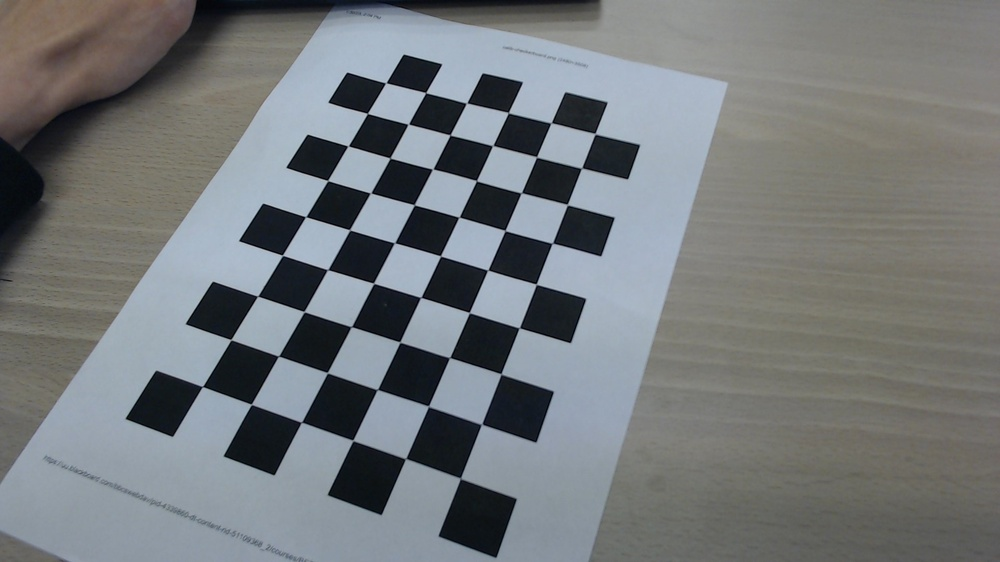
#> input picture ass1/images/01.jpg, 1000 x 562 px, shrunk from 1920 x 1080 before the run; its folder holds only this picture in this run
$ jupyter execute --allow-errors main.ipynb
#> lines starting #> are read from the running program, lines starting #| are printed output that depends on the picture; after the words box and inside, x2 and y2 are one past the last pixel; in counts of white or black regions, pixels touching at a corner belong together
### ass1/config.py
import yaml
from pathlib import Path

config_dir = Path(__file__).parent
config_path = config_dir / "config.yml"

class Config(object):
    def __new__(cls):
        if not hasattr(cls, 'instance'):
            cls.instance = super(Config, cls).__new__(cls)
            cls.instance.load()
        return cls.instance


    def load(self):
        with open(config_path, "r") as f:
            self._config = yaml.safe_load(f)


    def save(self, config):
        with open(config_path, "w") as f:
            yaml.dump(config, f)

    # Get nested values from the config, for example get("database", "host")
    # [5 lines left out: function get, not called in this run]


    def set(self, key, value):
        self._config[key] = value
        self.save(self._config)

### ass1/main.ipynb
[cell 1]
import numpy as np
import cv2 as cv
import glob
import matplotlib.pyplot as plt

[cell 2]
CELL_LENGTH = 21.34
ROWS = 9
COLS = 6

manual_corners = []

[cell 3]
# [9 lines left out: function click_event, not called in this run]

[cell 4]
# [27 lines left out: function get_corners_manually, not called in this run]

[cell 5]
# [25 lines left out: function draw_world_axis, not called in this run]

[cell 6]
# [43 lines left out: function interpolate_chessboard_corners, not called in this run]

[cell 7]
criteria = (cv.TERM_CRITERIA_EPS + cv.TERM_CRITERIA_MAX_ITER, 30, 0.001)
# prepare object points, like (0,0,0), (1,0,0), (2,0,0) ....,(6,5,0)
objp = np.zeros((COLS * ROWS, 3), np.float32)
objp[:,:2] = np.mgrid[0:ROWS,0:COLS].T.reshape(-1,2) * CELL_LENGTH
# Arrays to store object points and image points from all the images.
objpoints = [] # 3d point in real world space
imgpoints = [] # 2d points in image plane.
# read images from folder relative to the main.py file
images = glob.glob('images/*.jpg')
print(len(images))
img_counter = 0
for fname in images:
    img = cv.imread(fname)
#> img is the input picture: shape (562, 1000, 3); mean B, G, R 122.2, 120.2, 116.1
    gray = cv.cvtColor(img, cv.COLOR_BGR2GRAY)
    # Find the chess board corners
    ret, corners = cv.findChessboardCorners(gray, (ROWS, COLS), None)
#> ret = True; corners = 54 rows, first 8: [202.5, 386.5], [230.8, 339.6], [257.6, 296.2], [282.5, 255.4], [305.6, 216.7], [327.7, 180.5], [348, 146], [367.4, 113.4]
    # If found, add object points, image points (after refining them)
    if ret == True:
        objpoints.append(objp)
        corners2 = cv.cornerSubPix(gray, corners, (11,11), (-1,-1), criteria)
#> corners2 = 54 rows, first 8: [202.5, 386.5], [230.9, 339.7], [257.7, 296.2], [282.5, 255.3], [305.7, 216.7], [327.6, 180.5], [348.1, 146], [367.4, 113.4]
        imgpoints.append(corners2)
        # Draw and display the corners
        cv.drawChessboardCorners(img, (ROWS, COLS), corners2, ret)
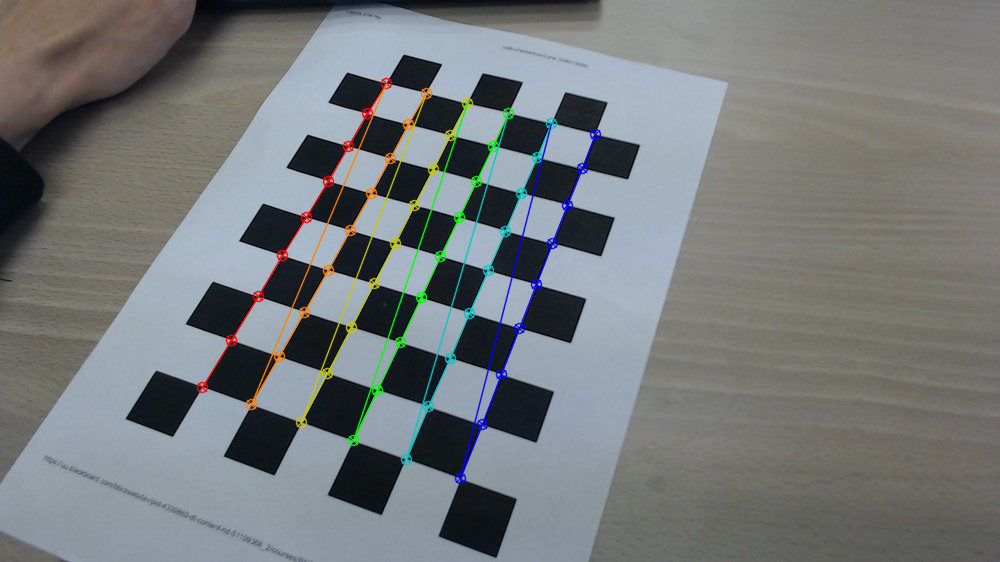
#> img: shape (562, 1000, 3); 2.73% of pixels changed, all inside (x1, y1, x2, y2) = (196, 77, 602, 485)
        # [5 lines of commented-out code are left out]
    else:
        manual_corners = get_corners_manually(img)
        #gray = cv.cvtColor(img, cv.COLOR_BGR2GRAY)
        objpoints.append(objp)
        corners2 = cv.cornerSubPix(gray, manual_corners, (11,11), (-1,-1), criteria)
        imgpoints.append(corners2)
        # Draw and display the corners
        cv.drawChessboardCorners(img, (ROWS, COLS), corners2, True)
        plt.figure(figsize = (20,15))
        cv.imshow('img', img)
        cv.waitKey(0)
    cv.destroyAllWindows()

    img_counter += 1
    print(img_counter)

[cell 8]
# cv.destroyAllWindows()
ret, mtx, dist, rvecs, tvecs = cv.calibrateCamera(objpoints, imgpoints, gray.shape[::-1], None, None)
#> ret = 0.254; mtx = [[933.9, 0, 475.5], [0, 1050.4, 256.4], [0, 0, 1]]; dist = [[0.144, -0.125, -0.0204, -0.00099, -3.54]]; rvecs = ([-0.663, -0.4, -1.17],); tvecs = ([-105, 45.33, 361.2],)
img = cv.imread('ass1/images/00.jpg')
#> (the rest of this cell did not finish here and is left out)


$ run again, on ass1/images/05.jpg
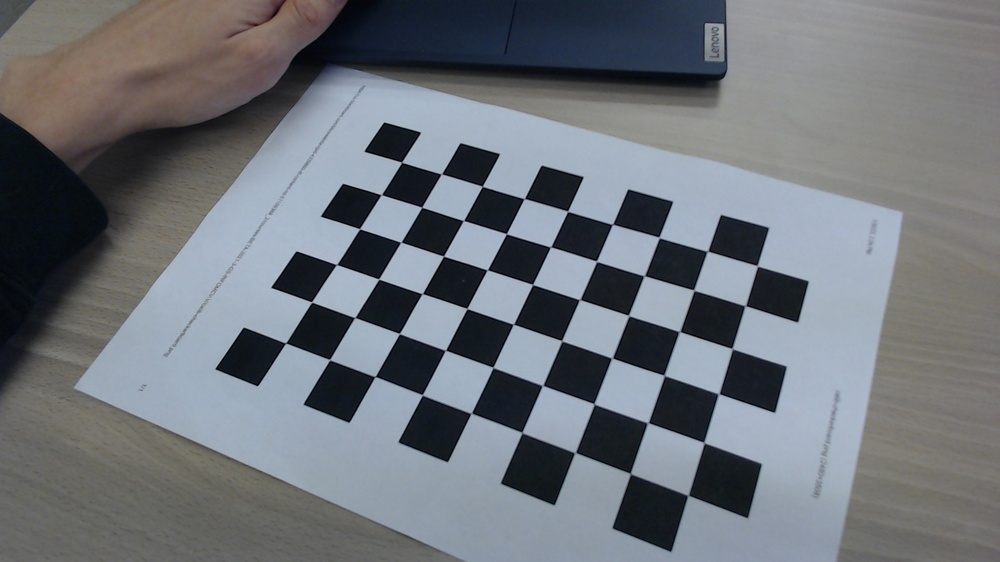
#> input picture ass1/images/05.jpg, 1000 x 562 px, shrunk from 1920 x 1080 before the run
#> img is the input picture: shape (562, 1000, 3); mean B, G, R 120.5, 114.8, 110.1
#> `gray = cv.cvtColor(img, cv.COLOR_BGR2GRAY)`:
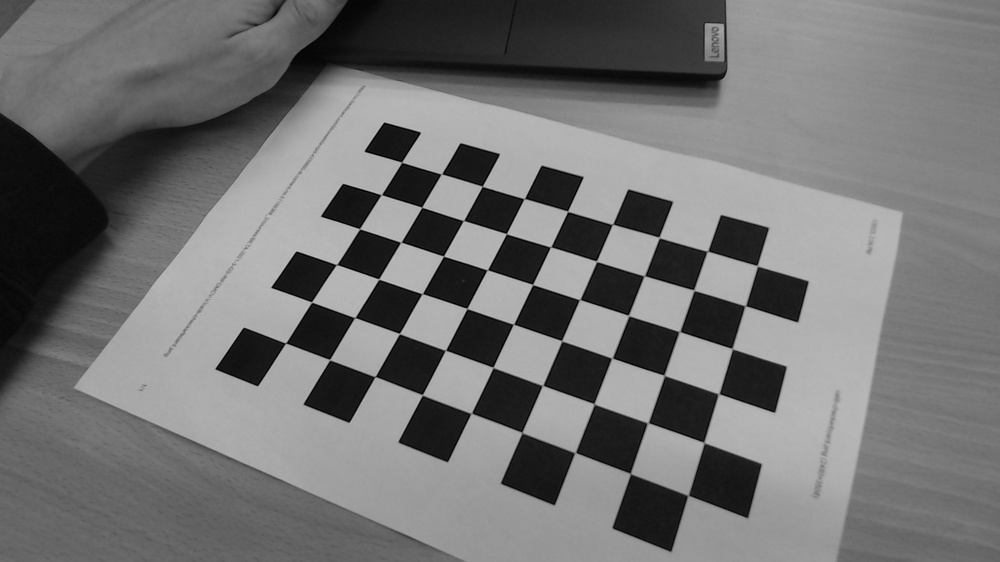
#> gray: shape (562, 1000); min 1, max 193, mean 114
#> `ret, corners = cv.findChessboardCorners(gray, (ROWS, COLS), None)`: ret = True; corners = 54 rows, first 8: [401.6, 162.2], [441.5, 173.9], [482.3, 186.3], [524.2, 198.6], [567.6, 211.4], [612.5, 224.4], [659.1, 237.4], [707.7, 251]
#> corners2 = 54 rows, first 8: [401.6, 162.2], [441.4, 174], [482.2, 186.3], [524.3, 198.6], [567.6, 211.2], [612.5, 224.4], [659.1, 237.5], [707.4, 251.2]
#> `cv.drawChessboardCorners(img, (ROWS, COLS), corners2, ret)`:
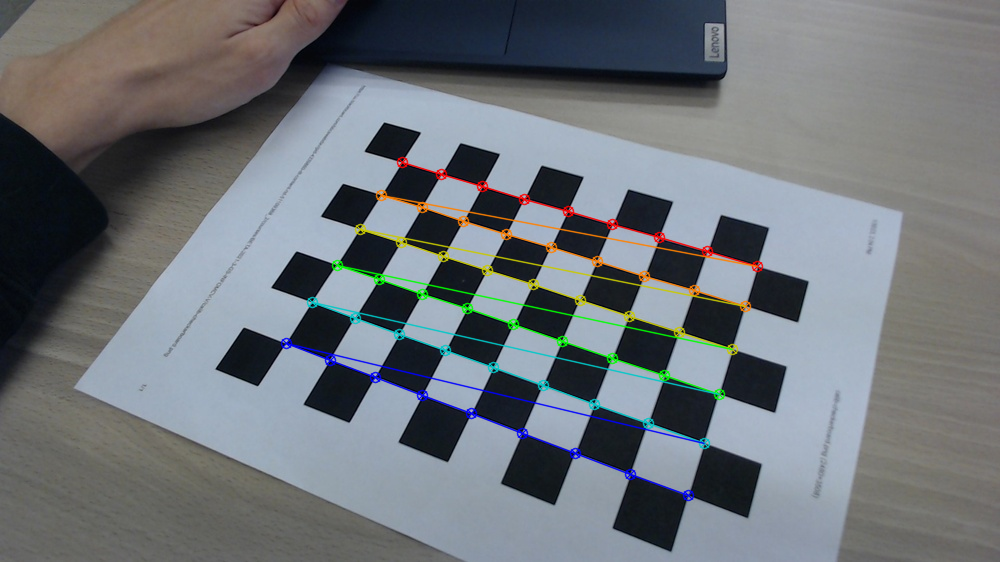
#> img: shape (562, 1000, 3); 3.01% of pixels changed, all inside (x1, y1, x2, y2) = (280, 156, 764, 502)
#> `ret, mtx, dist, rvecs, tvecs = cv.calibrateCamera(objpoints, imgpoints..`: ret = 0.244; mtx = [[666.4, 0, 513.4], [0, 635, 281.5], [0, 0, 1]]; dist = [[0.182, -1.5, -0.00679, 0.00307, 4.37]]; rvecs = ([-0.488, 0.152, 0.373],); tvecs = ([-53.96, -60.18, 324.7],)

$ run again, on ass1/images/06.jpg
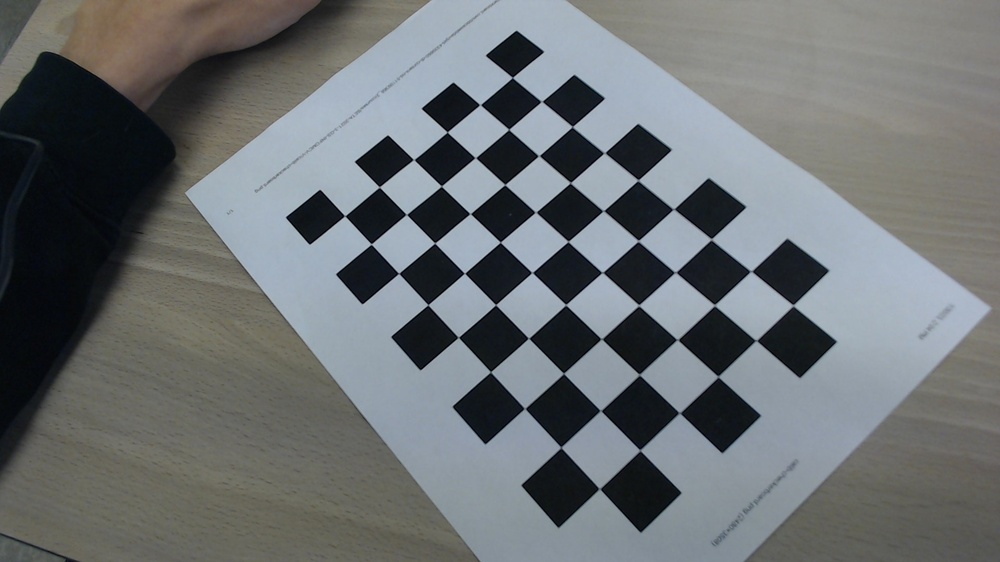
#> input picture ass1/images/06.jpg, 1000 x 562 px, shrunk from 1920 x 1080 before the run
#> img is the input picture: shape (562, 1000, 3); mean B, G, R 113.4, 111.5, 107.3
#> `ret, corners = cv.findChessboardCorners(gray, (ROWS, COLS), None)`: ret = True; corners = 54 rows, first 8: [512.4, 77.44], [541.5, 101.4], [572.3, 126.6], [604.5, 152.7], [638.1, 180.1], [673.5, 209], [711.4, 238.9], [751, 271]
#> corners2 = 54 rows, first 8: [512.4, 77.51], [541.6, 101.5], [572.3, 126.7], [604.4, 152.8], [638.1, 180.3], [673.6, 209.1], [711.3, 239.3], [751.1, 271.3]
#> `cv.drawChessboardCorners(img, (ROWS, COLS), corners2, ret)`:
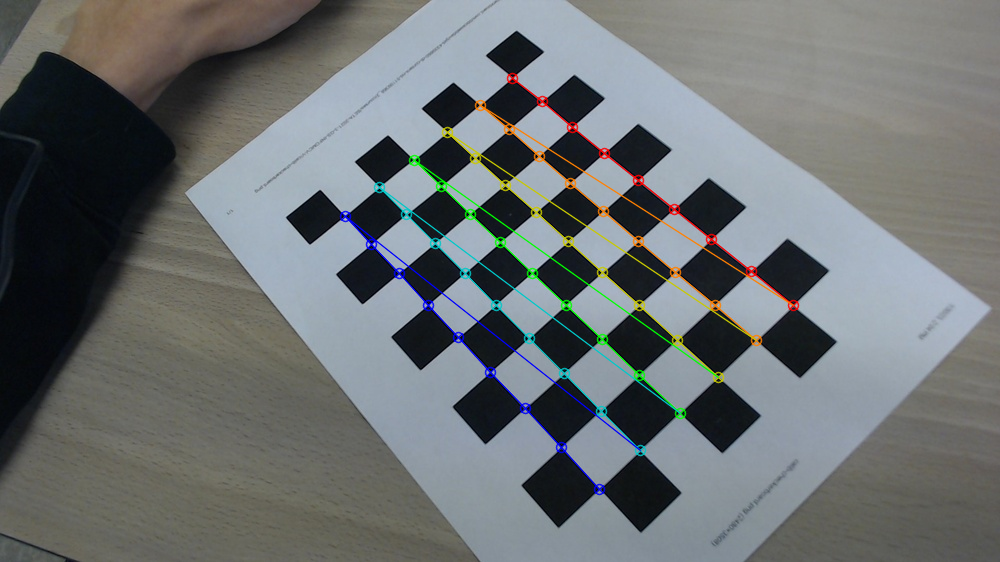
#> img: shape (562, 1000, 3); 2.48% of pixels changed, all inside (x1, y1, x2, y2) = (339, 72, 800, 496)
#> `ret, mtx, dist, rvecs, tvecs = cv.calibrateCamera(objpoints, imgpoints..`: ret = 0.214; mtx = [[812.8, 0, 472.2], [0, 815.4, 261.9], [0, 0, 1]]; dist = [[0.153, -0.655, -0.00738, -0.00492, 0.966]]; rvecs = ([-0.353, 0.367, 0.807],); tvecs = ([19.95, -89.99, 403],)

$ run again, on ass1/images/07.jpg
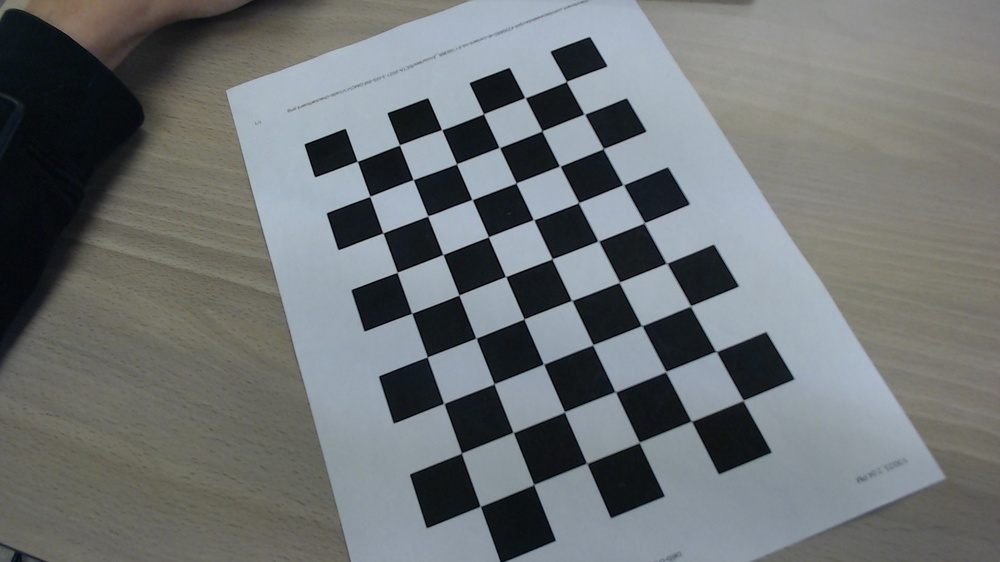
#> input picture ass1/images/07.jpg, 1000 x 562 px, shrunk from 1920 x 1080 before the run
#> img is the input picture: shape (562, 1000, 3); mean B, G, R 115.5, 114.5, 110.2
#> `ret, corners = cv.findChessboardCorners(gray, (ROWS, COLS), None)`: ret = True; corners = 54 rows, first 8: [566.5, 81.36], [584.2, 113.9], [603.4, 148.4], [623.1, 184.6], [644.4, 222.5], [666.4, 263.2], [690.7, 305.7], [716.2, 351.5]
#> corners2 = 54 rows, first 8: [566.4, 81.47], [584.4, 114.1], [603.3, 148.6], [623.2, 184.7], [644.3, 222.8], [666.5, 263.3], [690.5, 306], [716, 351.5]
#> `cv.drawChessboardCorners(img, (ROWS, COLS), corners2, ret)`:
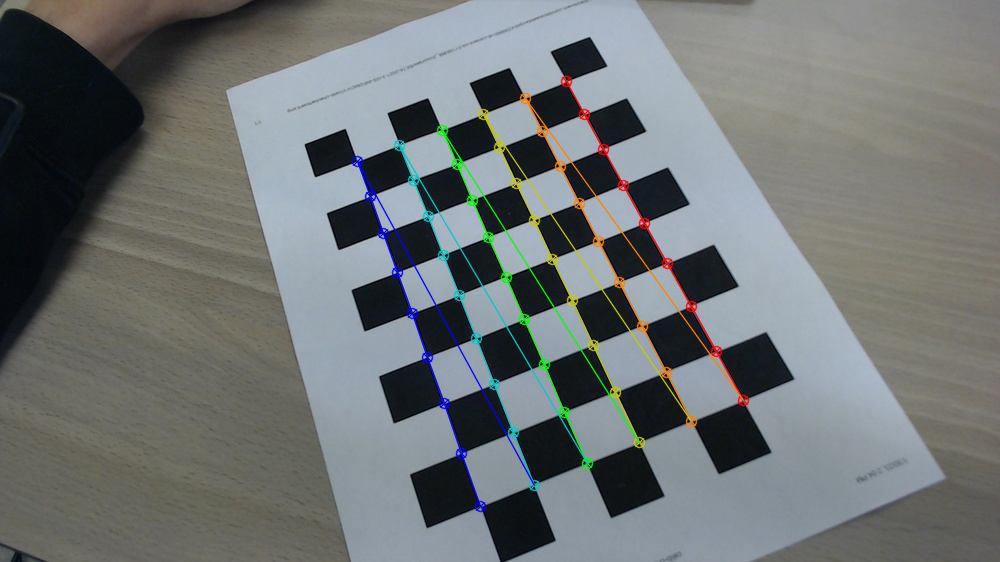
#> img: shape (562, 1000, 3); 2.69% of pixels changed, all inside (x1, y1, x2, y2) = (351, 75, 750, 513)
#> `ret, mtx, dist, rvecs, tvecs = cv.calibrateCamera(objpoints, imgpoints..`: ret = 0.231; mtx = [[710.6, 0, 482.6], [0, 715.9, 313.7], [0, 0, 1]]; dist = [[-0.0933, 2.32, -0.0049, -0.00645, -9.96]]; rvecs = ([-0.304, 0.366, 1.17],); tvecs = ([40.34, -109.8, 341.8],)

$ run again, on ass1/images/02.jpg
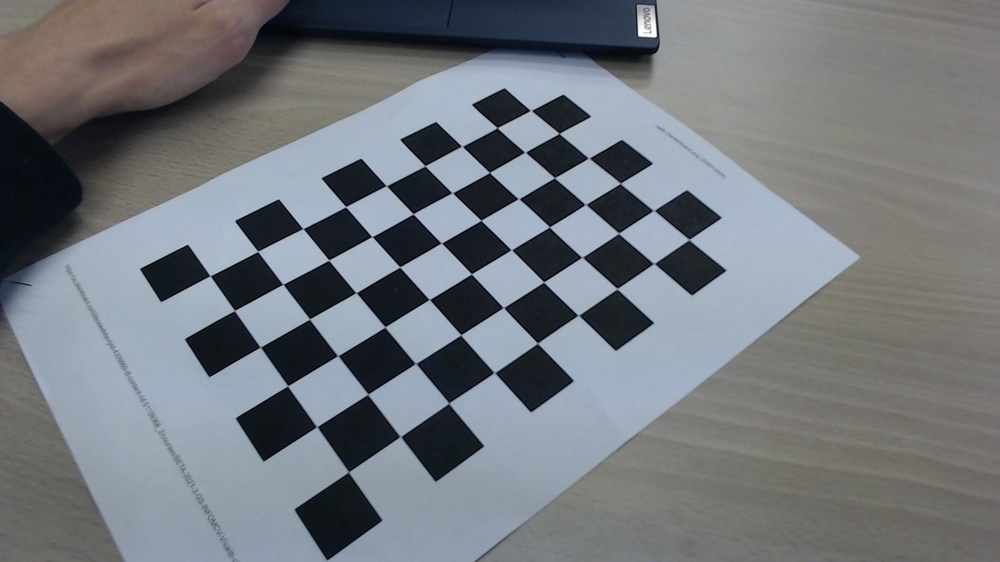
#> input picture ass1/images/02.jpg, 1000 x 562 px, shrunk from 1920 x 1080 before the run
#> img is the input picture: shape (562, 1000, 3); mean B, G, R 124.9, 119.8, 115
#> `gray = cv.cvtColor(img, cv.COLOR_BGR2GRAY)`:
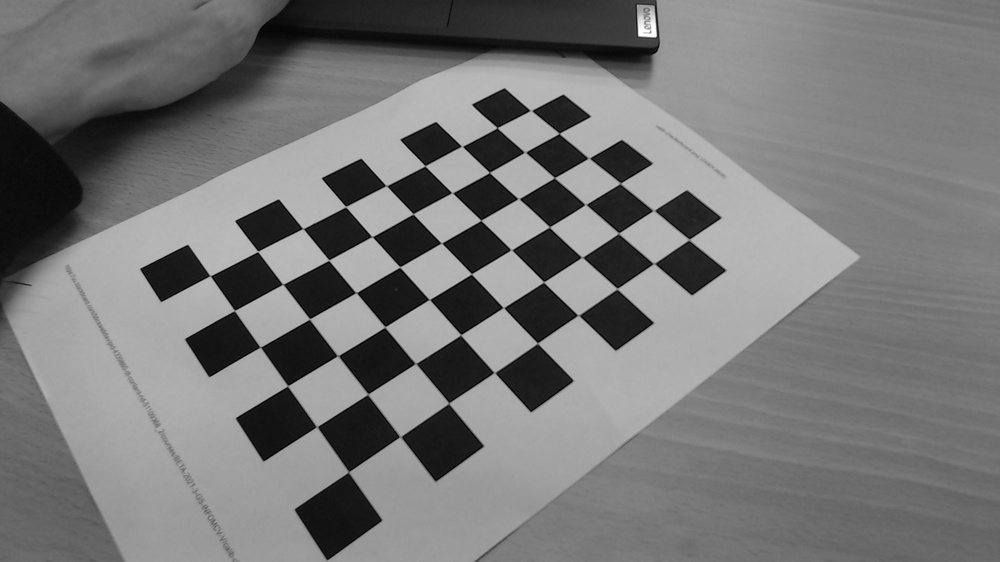
#> gray: shape (562, 1000); min 0, max 255, mean 118.9
#> `ret, corners = cv.findChessboardCorners(gray, (ROWS, COLS), None)`: ret = True; corners = 54 rows, first 8: [210.1, 275.7], [257.7, 251.4], [303, 228.5], [345.7, 206.6], [386.5, 185.7], [425, 165.7], [462.1, 146.4], [497.2, 127.6]
#> corners2 = 54 rows, first 8: [210.1, 275.8], [257.7, 251.4], [302.9, 228.6], [345.7, 206.7], [386.3, 185.7], [425, 165.8], [461.9, 146.3], [497.2, 127.7]
#> `cv.drawChessboardCorners(img, (ROWS, COLS), corners2, ret)`:
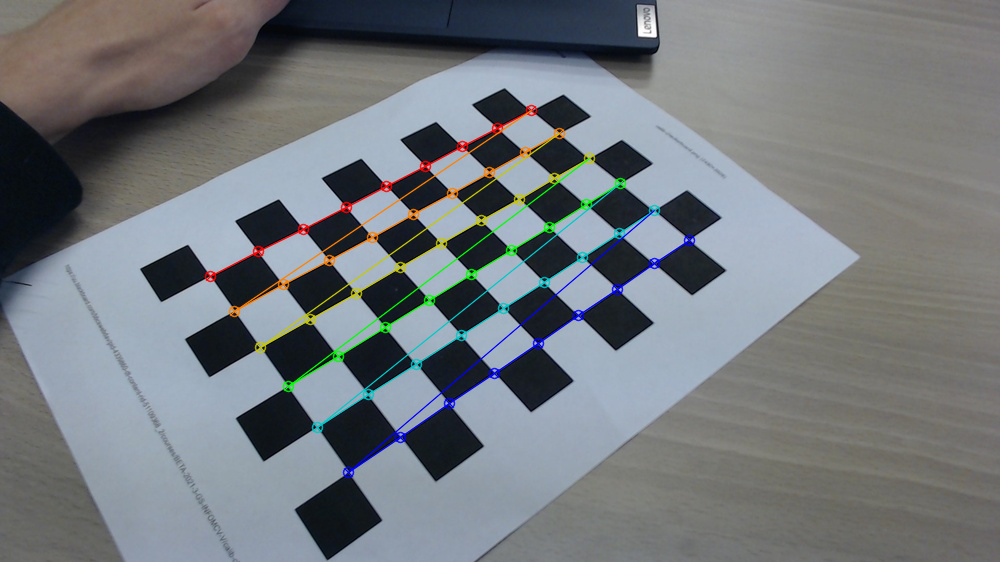
#> img: shape (562, 1000, 3); 2.64% of pixels changed, all inside (x1, y1, x2, y2) = (204, 104, 696, 479)
#> `ret, mtx, dist, rvecs, tvecs = cv.calibrateCamera(objpoints, imgpoints..`: ret = 0.304; mtx = [[852.9, 0, 532.8], [0, 976.4, 305.1], [0, 0, 1]]; dist = [[0.0586, 0.412, -0.0137, 0.0146, -2.03]]; rvecs = ([-0.735, -0.302, -0.647],); tvecs = ([-132, -9.57, 347.3],)
